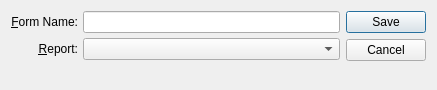
<?xml version="1.0" encoding="UTF-8"?>
<ui version="4.0">
 <comment>This file is part of the xTuple ERP: PostBooks Edition, a free and
open source Enterprise Resource Planning software suite,
Copyright (c) 1999-2019 by OpenMFG LLC, d/b/a xTuple.
It is licensed to you under the Common Public Attribution License
version 1.0, the full text of which (including xTuple-specific Exhibits)
is available at www.xtuple.com/CPAL.  By using this software, you agree
to be bound by its terms.</comment>
 <class>shippingForm</class>
 <widget class="QDialog" name="shippingForm">
  <property name="geometry">
   <rect>
    <x>0</x>
    <y>0</y>
    <width>437</width>
    <height>90</height>
   </rect>
  </property>
  <property name="windowTitle">
   <string>Shipping Form</string>
  </property>
  <layout class="QGridLayout" name="gridLayout">
   <item row="0" column="0">
    <layout class="QVBoxLayout">
     <property name="spacing">
      <number>0</number>
     </property>
     <item>
      <layout class="QVBoxLayout">
       <property name="spacing">
        <number>5</number>
       </property>
       <item>
        <layout class="QHBoxLayout">
         <property name="spacing">
          <number>5</number>
         </property>
         <item>
          <layout class="QVBoxLayout">
           <property name="spacing">
            <number>5</number>
           </property>
           <item>
            <widget class="QLabel" name="_formNameLit">
             <property name="text">
              <string>&amp;Form Name:</string>
             </property>
             <property name="alignment">
              <set>Qt::AlignRight|Qt::AlignTrailing|Qt::AlignVCenter</set>
             </property>
             <property name="buddy">
              <cstring>_name</cstring>
             </property>
            </widget>
           </item>
           <item>
            <widget class="QLabel" name="_reportLit">
             <property name="text">
              <string>&amp;Report:</string>
             </property>
             <property name="alignment">
              <set>Qt::AlignRight|Qt::AlignTrailing|Qt::AlignVCenter</set>
             </property>
             <property name="buddy">
              <cstring>_report</cstring>
             </property>
            </widget>
           </item>
          </layout>
         </item>
         <item>
          <layout class="QVBoxLayout">
           <property name="spacing">
            <number>5</number>
           </property>
           <item>
            <widget class="XLineEdit" name="_name"/>
           </item>
           <item>
            <widget class="XComboBox" name="_report">
             <property name="type">
              <enum>XComboBox::Reports</enum>
             </property>
            </widget>
           </item>
          </layout>
         </item>
        </layout>
       </item>
      </layout>
     </item>
     <item>
      <spacer>
       <property name="orientation">
        <enum>Qt::Vertical</enum>
       </property>
       <property name="sizeType">
        <enum>QSizePolicy::Expanding</enum>
       </property>
       <property name="sizeHint" stdset="0">
        <size>
         <width>20</width>
         <height>20</height>
        </size>
       </property>
      </spacer>
     </item>
    </layout>
   </item>
   <item row="0" column="1">
    <widget class="QDialogButtonBox" name="_buttonBox">
     <property name="orientation">
      <enum>Qt::Vertical</enum>
     </property>
     <property name="standardButtons">
      <set>QDialogButtonBox::Cancel|QDialogButtonBox::Save</set>
     </property>
    </widget>
   </item>
  </layout>
 </widget>
 <layoutdefault spacing="6" margin="11"/>
 <customwidgets>
  <customwidget>
   <class>XComboBox</class>
   <extends>QComboBox</extends>
   <header>xcombobox.h</header>
  </customwidget>
  <customwidget>
   <class>XLineEdit</class>
   <extends>QLineEdit</extends>
   <header>xlineedit.h</header>
   <container>1</container>
  </customwidget>
 </customwidgets>
 <tabstops>
  <tabstop>_name</tabstop>
  <tabstop>_report</tabstop>
 </tabstops>
 <resources/>
 <connections>
  <connection>
   <sender>_buttonBox</sender>
   <signal>rejected()</signal>
   <receiver>shippingForm</receiver>
   <slot>reject()</slot>
   <hints>
    <hint type="sourcelabel">
     <x>390</x>
     <y>43</y>
    </hint>
    <hint type="destinationlabel">
     <x>218</x>
     <y>41</y>
    </hint>
   </hints>
  </connection>
 </connections>
</ui>
